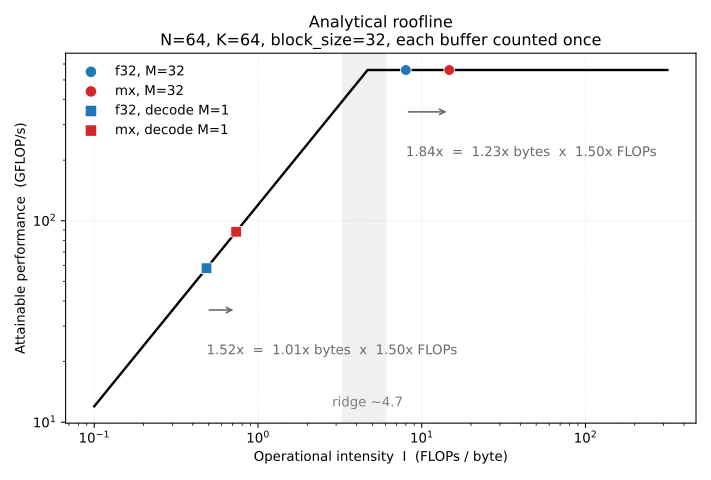

Source code (Python):
#!/usr/bin/env python3
"""
Analytical roofline for mx.block_matmul.

All numbers are computed from the BUFFERIZED MEMREF TYPES, not measured.
Operational intensity I = FLOPs / Bytes, Bytes = sum over operands of
(num_elements * element_byte_width), capacity model (each buffer once).

Two shapes are plotted:
  M=32  the test shape -- compute-bound, both variants right of the ridge
  M=1   decode (one token at a time) -- memory-bound, and where quantizing
        A alone buys almost nothing because B dominates the byte count

Each shape gives an f32 baseline (all f32) and an mx point (A = f8 mantissa +
f8 scale, B and acc f32). Ridge is REPRESENTATIVE: BW sourced (120 GB/s LPDDR5X
base M4), P-core peak rests on a reverse-engineered FMA-units factor -> band.
"""

import numpy as np
import matplotlib.pyplot as plt

# --- format constants ---
BLOCK = 32
F8, F32 = 1, 4  # storage byte widths: f8E4M3FN/f8E8M0FNU -> 1, f32 -> 4

FLOPS_PER_POINT_MX = 3   # 1 MAC (2) + 1 dequant mul (1)
FLOPS_PER_POINT_F32 = 2  # 1 MAC

# --- machine ceilings (base M4) ---
BW_GBs = 120.0        # SOURCED: base M4 LPDDR5X unified memory bandwidth
PEAK_GFLOPS = 560.0   # REPRESENTATIVE: ~4 P-core x 4 FMA x 4 lanes x 2 x 4.4GHz
I_RIDGE = PEAK_GFLOPS / BW_GBs


class Variant:
    """One (shape, precision) point: FLOPs, bytes, and their ratio."""

    def __init__(self, label, flops, byte_parts):
        self.label = label
        self.flops = flops
        self.byte_parts = byte_parts          # dict: operand -> bytes
        self.bytes = sum(byte_parts.values())
        self.intensity = flops / self.bytes

    def attainable(self):
        return min(PEAK_GFLOPS, BW_GBs * self.intensity)

    def seconds(self):
        """Wall-clock under the same model: whichever ceiling binds."""
        return max(self.bytes / (BW_GBs * 1e9), self.flops / (PEAK_GFLOPS * 1e9))


def f32_variant(M, N, K, label):
    return Variant(
        label,
        flops=FLOPS_PER_POINT_F32 * M * N * K,
        byte_parts={"A": M * K * F32, "B": K * N * F32, "acc": M * N * F32},
    )


def mx_variant(M, N, K, label, block=BLOCK):
    return Variant(
        label,
        flops=FLOPS_PER_POINT_MX * M * N * K,
        byte_parts={
            "A_mant": M * K * F8,
            "A_scale": (M * K // block) * F8,
            "B": K * N * F32,
            "acc": M * N * F32,
        },
    )


class Shape:
    """A matmul shape with its f32 and mx variants side by side."""

    def __init__(self, M, N, K, name):
        self.M, self.N, self.K, self.name = M, N, K, name
        self.f32 = f32_variant(M, N, K, f"f32 {name}")
        self.mx = mx_variant(M, N, K, f"mx {name}")

    @property
    def intensity_shift(self):
        return self.mx.intensity / self.f32.intensity

    @property
    def byte_ratio(self):
        """Equal-FLOPs data-movement win. The number that is actually a win."""
        return self.f32.bytes / self.mx.bytes

    @property
    def flop_inflation(self):
        return self.mx.flops / self.f32.flops

    @property
    def time_ratio(self):
        """mx time / f32 time. Above 1.0 means the mx path is slower."""
        return self.mx.seconds() / self.f32.seconds()

    def report(self):
        print(f"--- {self.name}  (M={self.M}, N={self.N}, K={self.K}) ---")
        print(f"  bytes    f32 {self.f32.bytes:>7,}   mx {self.mx.bytes:>7,}")
        print(f"  FLOPs    f32 {self.f32.flops:>7,}   mx {self.mx.flops:>7,}")
        print(f"  I        f32 {self.f32.intensity:>7.4f}   mx {self.mx.intensity:>7.4f}")
        print(f"  shift    {self.intensity_shift:.3f}x"
              f"  =  bytes {self.byte_ratio:.3f}x"
              f"  x  FLOPs {self.flop_inflation:.3f}x")
        print(f"  time     f32 {self.f32.seconds():.3e}s  mx {self.mx.seconds():.3e}s"
              f"   mx/f32 = {self.time_ratio:.3f}x")


def plot_roofline(shapes, path_stem="roofline"):
    """Intensity against attainable rate, with each shape's shift decomposed."""
    fig, ax = plt.subplots(figsize=(7.4, 5.0))

    I = np.logspace(-1, 2.5, 500)
    ax.plot(I, np.minimum(PEAK_GFLOPS, BW_GBs * I), color="black", lw=1.8)
    ax.axvspan(I_RIDGE * 0.7, I_RIDGE * 1.3, color="gray", alpha=0.12, lw=0)
    ax.text(I_RIDGE, 12, f"ridge ~{I_RIDGE:.1f}", ha="center",
            fontsize=10, color="gray")

    markers = ["o", "s"]
    for shape, marker in zip(shapes, markers):
        for variant, color in ((shape.f32, "tab:blue"), (shape.mx, "tab:red")):
            ax.scatter([variant.intensity], [variant.attainable()],
                       color=color, marker=marker, zorder=5, s=64,
                       edgecolor="white", linewidth=0.6)
        y = shape.f32.attainable()
        ax.annotate("", xy=(shape.mx.intensity, y * 0.62),
                    xytext=(shape.f32.intensity, y * 0.62),
                    arrowprops=dict(arrowstyle="->", color="dimgray", lw=1.2))
        ax.text(shape.f32.intensity, y * 0.42,
                f"{shape.intensity_shift:.2f}x  =  {shape.byte_ratio:.2f}x bytes"
                f"  x  {shape.flop_inflation:.2f}x FLOPs",
                ha="left", va="top", fontsize=10, color="dimgray")

    for shape, marker in zip(shapes, markers):
        for variant, color in ((shape.f32, "tab:blue"), (shape.mx, "tab:red")):
            kind = "f32" if color == "tab:blue" else "mx"
            ax.scatter([], [], color=color, marker=marker, s=48,
                       label=f"{kind}, {shape.name}")
    ax.legend(loc="upper left", fontsize=10, frameon=False)
    ax.tick_params(labelsize=10)

    ax.set_xscale("log")
    ax.set_yscale("log")
    ax.set_xlabel("Operational intensity  I  (FLOPs / byte)")
    ax.set_ylabel("Attainable performance  (GFLOP/s)")
    ax.grid(True, which="major", ls=":", alpha=0.35)
    ax.set_title("Analytical roofline\nN=64, K=64, block_size=32, each buffer counted once",
             fontsize=12)

    fig.tight_layout()
    fig.savefig(f"{path_stem}.png", dpi=150, facecolor="white")
    fig.savefig(f"{path_stem}.svg", facecolor="white")
    return fig, ax


def plot_time(shapes, path_stem="roofline-time"):
    """The same model read as a duration: whichever ceiling binds."""
    fig, bx = plt.subplots(figsize=(7.4, 4.0))

    labels, times, colors = [], [], []
    for shape in shapes:
        for variant, color in ((shape.f32, "tab:blue"), (shape.mx, "tab:red")):
            labels.append(f"{shape.name}\n{'f32' if color == 'tab:blue' else 'mx'}")
            times.append(variant.seconds() * 1e9)
            colors.append(color)

    bx.bar(range(len(times)), times, color=colors, width=0.62)
    bx.set_xticks(range(len(labels)))
    bx.set_xticklabels(labels, fontsize=10)
    bx.tick_params(axis="y", labelsize=10)
    bx.set_ylabel("Time per call  (ns, lower bound)")
    bx.grid(True, axis="y", ls=":", alpha=0.35)
    bx.set_ylim(0, max(times) * 1.15)
    for shape, i in zip(shapes, (0, 2)):
        bx.text(i + 0.5, max(times) * 1.05, f"{shape.time_ratio:.2f}x",
                ha="center", fontsize=10, color="dimgray")
    bx.set_title("Same model, wall-clock", fontsize=12)

    fig.tight_layout()
    fig.savefig(f"{path_stem}.png", dpi=150, facecolor="white")
    fig.savefig(f"{path_stem}.svg", facecolor="white")
    return fig, bx


def main():
    shapes = [
        Shape(32, 64, 64, "M=32"),
        Shape(1, 64, 64, "decode M=1"),
    ]
    for s in shapes:
        s.report()
    print(f"I_ridge = {I_RIDGE:.2f} FLOPs/byte")
    plot_roofline(shapes)
    plot_time(shapes)
    print("Saved roofline.{png,svg} and roofline-time.{png,svg}")


if __name__ == "__main__":
    main()
